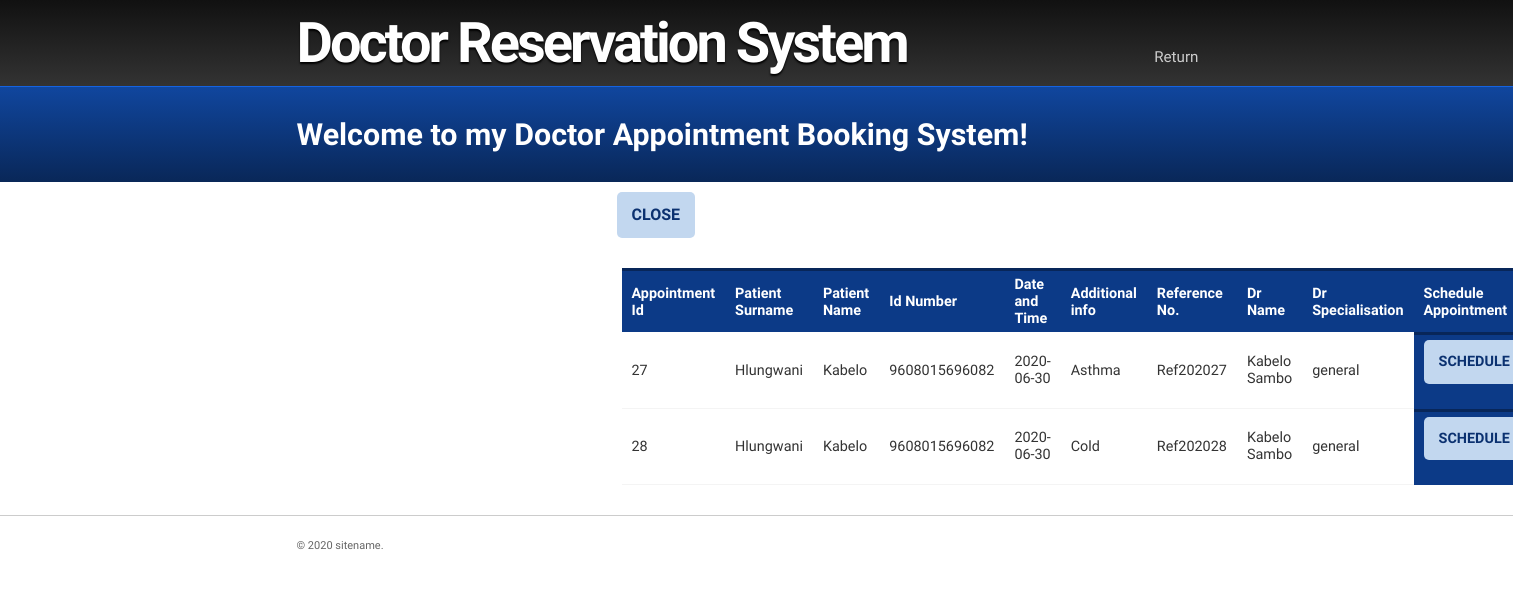
Screenshot of /search.php?filter=9608015696082 with the database file from the repository.
### tables this page shows
CREATE TABLE `uappointment` (
  `uAppoint_id` int(11) NOT NULL,
  `Surname` varchar(55) NOT NULL,
  `Name` varchar(55) NOT NULL,
  `idNumber` varchar(13) NOT NULL,
  `date` date NOT NULL,
  `time` varchar(8) NOT NULL,
  `info` varchar(55) NOT NULL,
  `doctor_id` int(11) NOT NULL,
  `ref_no` varchar(55) NOT NULL
);

CREATE TABLE `doctor` (
  `doctor_id` int(111) NOT NULL,
  `name` varchar(255) NOT NULL,
  `surname` varchar(255) NOT NULL,
  `doctor_type` varchar(255) NOT NULL,
  `email` varchar(255) NOT NULL,
  `cellno` varchar(255) NOT NULL,
  `password` varchar(255) NOT NULL
);

### search.php (the view, shortened to what this page needs)
<?php
$conn = mysqli_connect("localhost","root","","doctor");
?>
<!doctype html>
<html>
<head>
<link rel="stylesheet" href="styles.css" type="text/css" />
</head>
<body>
		<div id="sitename">
			<div class="width">
				<h1><a href="#">Doctor Reservation System</a></h1>
				<nav>
					<ul>
        					<li><a href="Choose.php">Return</a></li>
        				</ul>
				</nav>
				<div class="clear"></div>
			</div>
		</div>
		<header>
			<div class="width">
				<h2> Welcome to my Doctor Appointment Booking System!</h2>
			</div>
		</header>
		<section id="body" class="width clear">
</body>
			<section id="content" class="column-right">
      <p style="color: white;"><a class="button button-reversed" href="unregDb.php" >Close</a>
                   </p>
	    <article>
				<?PHP
              $filter=$_GET['filter'];
                  $query="SELECT uappointment.uAppoint_id as app_id,uappointment.Surname as PSurname,uappointment.Name as PName,uappointment.idNumber as id_no,uappointment.date as date,uappointment.info as info,concat('Ref2020',uappointment.uAppoint_id) as ref,doctor.name as Dname,doctor.surname as Dsurname,doctor.doctor_type
                  FROM uappointment,doctor
                  WHERE  uappointment.doctor_id=doctor.doctor_id
                  AND   (uappointment.idNumber = $filter)";
                  $result=mysqli_query($conn,$query);
                  $rows=mysqli_num_rows($result);
                  if ($rows>0) {
                    ?>
                    <table cellspacing="0">
                    <tr>
                    <th>Appointment Id</th>
                    <th>Patient Surname</th>
                    <th>Patient Name</th>
                    <th>Id Number</th>
                    <th>Date and Time</th>
                    <th>Additional info</th>
                    <th>Reference No.</th>
                    <th>Dr Name</th>
                    <th>Dr Specialisation</th>
                        <th>Schedule Appointment</th>
                    </tr>
                    <?php
                    while ($rows=mysqli_fetch_array($result)) {
                  ?>
                    <tr>
                    <td><?php echo $rows['app_id'];?></td>
                    <td><?php echo $rows['PSurname'];?></td>
                    <td><?php echo $rows['PName'];?></td>
                    <td><?php echo $rows['id_no'];?></td>
                    <td><?php echo $rows['date'];?></td>
                    <td><?php echo $rows['info'];?></td>
                    <td><?php echo $rows['ref'];?></td>
                    <td><?php echo $rows['Dname']." ".$rows['Dsurname'];?></td>
                    <td><?php echo $rows['doctor_type'];?></td>
                    <th><p style="color: white;"><a class="button button-reversed" href="unreUpdate.php?edt=<?php echo $rows['app_id'];?>" >schedule</a></p></th>
                   </tr>
                     <?php
                    }
                    ?>
                    </table>
                    <?php
                  }else{
                    ?>
                    <h3>You don't have any Appointment(s)</h3>
                    <?php
                  }
                  ?>
			</article>
		</section>
		<footer class="clear">
			<div  class="width">
				<p class="left">&copy; 2020 sitename.</p>
			</div>
        </footer>
</body>
</html>

### styles.css (style rules this page uses)
body { margin:0px auto; padding:0; font-family: 'Oxygen', 'sans-serif'; font-size: 1.0em; color:#333; background:#fff; }
* { margin:0; padding:0; }
table { width:100%; text-align:left; }
th, td { padding:5px 10px; }
th { color:#fff; border-top:3px solid #082659; background-color:#0C3A87; }
td { border-bottom:1px solid #f4f4f4; }
p { line-height:1.9em; margin-bottom:20px; }
a { color:#0D3C84; }
a.button { background-color: #0B3170; border-radius: 5px 5px 5px 5px; color: #FFFFFF; display: inline-block; font-weight: bold; padding: 8px 15px; text-decoration: none; text-transform: uppercase; }
a.button-reversed { background-color: #C2D7EF; color: #0B3170; }
h1 { font-size:2.4em; }
h2 { color:#0B2F6B; font-size:1.8em; font-weight:bold; letter-spacing:-1px; padding:0 0 5px; margin:0; }
ul, ol { margin:0 0 35px 35px; }
li { padding-bottom:5px; }
.width { width:920px; margin: 0 auto; }
div#sitename { background-color: #292929; background: linear-gradient(#111, #333); border-bottom: 1px solid #1563E1; }
div#sitename h1 { letter-spacing:-3px; margin:0; font-size: 3.5em; float: left; padding:10px 0 10px; }
div#sitename h1 a, div#sitename h1 a:hover { color:#fff; font-weight:bold; text-shadow:0px 2px 2px #000; text-decoration:none; }
nav { float: right; margin-top: 35px; }
nav ul { list-style: none; padding: 0; margin: 0; }
nav ul li { float: left; display: block; padding: 0; }
nav ul li a { color: #ccc; display: block; font-size: 0.95em; letter-spacing: 0; margin: 5px 3px 0; font-weight: normal; padding: 8px 15px 8px; text-decoration: none; box-shadow:-1px 1px 0 transparent; }
header { padding:30px 0 30px; margin:0 auto; background-color:#0B3170; background: linear-gradient(#10469E, #092758); }
header h2 { color:#ffffff; font-size: 1.9em; padding-bottom:0; letter-spacing:0; }
section#body { padding:10px 0; background:#fff; }
section#content { width:600px; }
.column-right { float:right; }
article { padding: 10px 10px 20px 5px; font-size: 0.9em; }
footer { padding:20px 0px; color:#fff; border-top:1px solid #ccc; }
footer p { color:#666; margin:0; font-size:11px; width:50%; }
footer p.left { float:left; text-align:left; }
.clear:after { content: "."; display: block; clear: both; visibility: hidden; line-height: 0; height: 0; }
.clear { display: inline-block; }
.clear { display: block; }

### rows the page displays
uappointment: uAppoint_id "27", Surname "Hlungwani", Name "Kabelo", idNumber "9608015696082", date "2020-06-30", info "Asthma", ref "Ref202027", doctor.name "Kabelo", doctor.surname "Sambo", doctor.doctor_type "general"
uappointment: uAppoint_id "28", Surname "Hlungwani", Name "Kabelo", idNumber "9608015696082", date "2020-06-30", info "Cold", ref "Ref202028", doctor.name "Kabelo", doctor.surname "Sambo", doctor.doctor_type "general"
